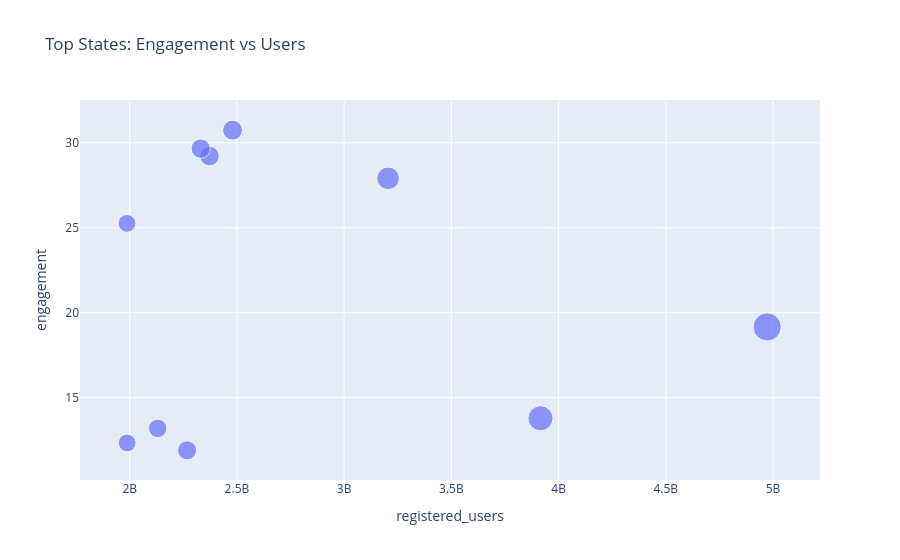

Write notebook code for a chart like this one.
### Code cell
# Highlight only top states.

top_states = engagement_state.sort_values(by='registered_users', ascending=False).head(10)

fig = px.scatter(
    top_states,
    x='registered_users',
    y='engagement',
    hover_name='state',
    size='registered_users',
    title='Top States: Engagement vs Users'
)

fig.show()

### Figure 1 — Plotly figure (JSON) as saved in the notebook; plotly's stock layout.template omitted (floating-point values rounded to 4 significant figures)
{"data": [{"hovertemplate": "<b>%{hovertext}</b><br><br>registered_users=%{marker.size}<br>engagement=%{y}<extra></extra>", "hovertext": ["maharashtra", "uttar-pradesh", "karnataka", "andhra-pradesh", "rajasthan", "telangana", "west-bengal", "tamil-nadu", "gujarat", "madhya-pradesh"], "legendgroup": "", "marker": {"color": "#636efa", "size": [4972825121, 3915665963, 3205100580, 2479563185, 2372101468, 2330985283, 2267427525, 2130315308, 1988044388, 1987286906], "sizemode": "area", "sizeref": 12430000.0, "symbol": "circle"}, "mode": "markers", "name": "", "orientation": "v", "showlegend": false, "type": "scatter", "x": [4972825121, 3915665963, 3205100580, 2479563185, 2372101468, 2330985283, 2267427525, 2130315308, 1988044388, 1987286906], "xaxis": "x", "y": [19.16, 13.79, 27.91, 30.74, 29.22, 29.66, 11.9, 13.19, 12.34, 25.26], "yaxis": "y"}], "layout": {"legend": {"itemsizing": "constant", "tracegroupgap": 0}, "title": {"text": "Top States: Engagement vs Users"}, "xaxis": {"anchor": "y", "domain": [0, 1], "title": {"text": "registered_users"}}, "yaxis": {"anchor": "x", "domain": [0, 1], "title": {"text": "engagement"}}}}
